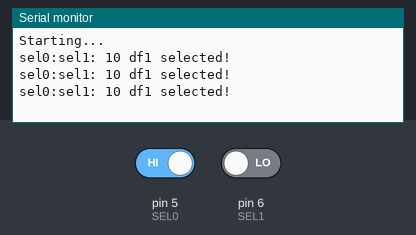
A sketch run on a simulated Arduino Nano, built with avr-gcc and run on an emulated ATmega328P. Shown: the last lines printed to the serial monitor. The inputs (shaded band) are chosen by the test bench; at power-on: pin 5 (SEL0) HIGH, pin 6 (SEL1) LOW.

Above: at 2.8 s.
2.9 s: pin 5 (SEL0) driven LOW
At 3.8 s:
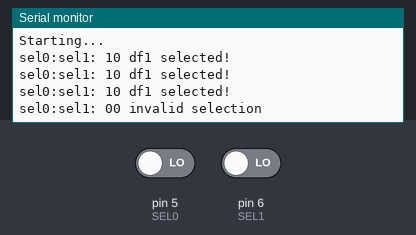
5.5 s: pin 6 (SEL1) driven HIGH
At 6.8 s:
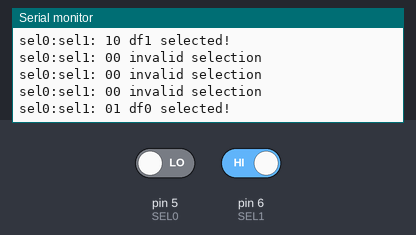
7.0 s: pin 5 (SEL0) driven HIGH
At 7.6 s:
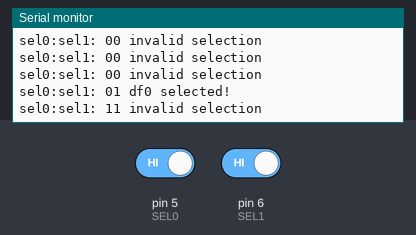

The sketch:

nano.ino
```cpp
#define SEL0         5
#define SEL1         6

int sel0Value = 0,sel1Value = 0;

void setup() {
  Serial.begin(57600);
  delay(10);
  Serial.println();
  Serial.println("Starting...");

}

void loop() {
  int sel0Value = digitalRead(SEL0);
  int sel1Value = digitalRead(SEL1);
  Serial.print("sel0:sel1: " + String(sel0Value) + String(sel1Value) + " ");
  if ((sel0Value == 0) && (sel1Value == 1)) {
    Serial.println("df0 selected!");
  }
  else if ((sel0Value == 1) && (sel1Value == 0)) {
    Serial.println("df1 selected!");
  }
  else {
    Serial.println("invalid selection");
  }
  delay(1000);
}
```

Measured:
- after the input at 2.9 s, the serial monitor: prints a new line after 0.11 s (image 1)
- after the input at 5.5 s, the serial monitor: prints a new line after 0.51 s (image 2)
- after the input at 7.0 s, the serial monitor: prints a new line at once (image 3)
